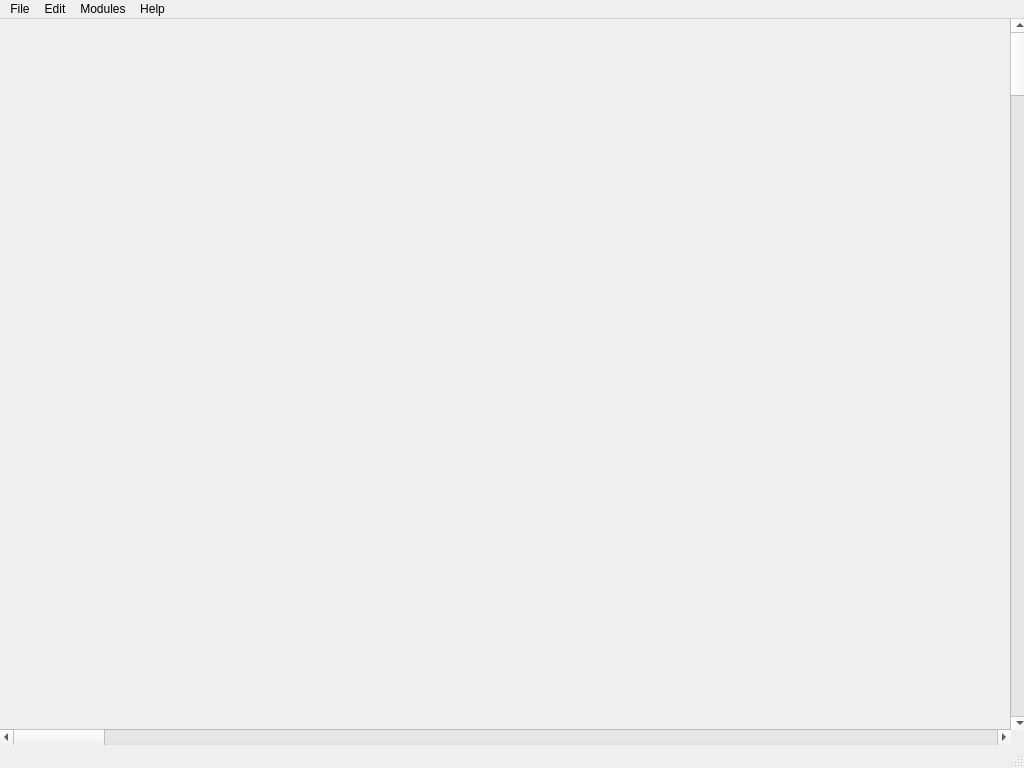
<?xml version="1.0" encoding="UTF-8"?>
<ui version="4.0">
 <class>EntryForm</class>
 <widget class="QMainWindow" name="EntryForm">
  <property name="geometry">
   <rect>
    <x>0</x>
    <y>0</y>
    <width>1024</width>
    <height>768</height>
   </rect>
  </property>
  <property name="windowTitle">
   <string>EntryForm</string>
  </property>
  <widget class="QWidget" name="centralwidget">
   <widget class="QScrollBar" name="horizontalScrollBar">
    <property name="geometry">
     <rect>
      <x>0</x>
      <y>710</y>
      <width>1011</width>
      <height>16</height>
     </rect>
    </property>
    <property name="sizePolicy">
     <sizepolicy hsizetype="Minimum" vsizetype="Expanding">
      <horstretch>0</horstretch>
      <verstretch>0</verstretch>
     </sizepolicy>
    </property>
    <property name="orientation">
     <enum>Qt::Horizontal</enum>
    </property>
   </widget>
   <widget class="QScrollBar" name="verticalScrollBar">
    <property name="geometry">
     <rect>
      <x>1010</x>
      <y>0</y>
      <width>20</width>
      <height>711</height>
     </rect>
    </property>
    <property name="orientation">
     <enum>Qt::Vertical</enum>
    </property>
   </widget>
   <widget class="QWidget" name="drawingWidget" native="true">
    <property name="geometry">
     <rect>
      <x>0</x>
      <y>0</y>
      <width>1011</width>
      <height>711</height>
     </rect>
    </property>
   </widget>
  </widget>
  <widget class="QMenuBar" name="menubar">
   <property name="geometry">
    <rect>
     <x>0</x>
     <y>0</y>
     <width>1024</width>
     <height>25</height>
    </rect>
   </property>
   <property name="contextMenuPolicy">
    <enum>Qt::DefaultContextMenu</enum>
   </property>
   <property name="autoFillBackground">
    <bool>false</bool>
   </property>
   <property name="defaultUp">
    <bool>false</bool>
   </property>
   <widget class="QMenu" name="menuFile">
    <property name="title">
     <string>File</string>
    </property>
    <addaction name="actionNew_map"/>
    <addaction name="actionOpen_map"/>
    <addaction name="actionSave_as"/>
    <addaction name="actionSave"/>
    <addaction name="actionProperties"/>
    <addaction name="separator"/>
    <addaction name="actionQuit"/>
   </widget>
   <widget class="QMenu" name="menuEdit">
    <property name="title">
     <string>Edit</string>
    </property>
   </widget>
   <widget class="QMenu" name="menuHelp">
    <property name="title">
     <string>Help</string>
    </property>
   </widget>
   <widget class="QMenu" name="menuUnits">
    <property name="title">
     <string>Modules</string>
    </property>
    <addaction name="actionUnit_Module"/>
    <addaction name="actionTile_Module"/>
    <addaction name="actionObject_Modules"/>
    <addaction name="actionProjectile_Modules"/>
    <addaction name="actionModifier_Module"/>
   </widget>
   <addaction name="menuFile"/>
   <addaction name="menuEdit"/>
   <addaction name="menuUnits"/>
   <addaction name="menuHelp"/>
  </widget>
  <widget class="QStatusBar" name="statusbar"/>
  <action name="actionNew_map">
   <property name="text">
    <string>New map</string>
   </property>
   <property name="iconVisibleInMenu">
    <bool>false</bool>
   </property>
  </action>
  <action name="actionOpen_map">
   <property name="text">
    <string>Open map</string>
   </property>
  </action>
  <action name="actionSave_as">
   <property name="text">
    <string>Save as..</string>
   </property>
  </action>
  <action name="actionSave">
   <property name="text">
    <string>Save</string>
   </property>
  </action>
  <action name="actionProperties">
   <property name="text">
    <string>Properties</string>
   </property>
  </action>
  <action name="actionQuit">
   <property name="text">
    <string>Quit</string>
   </property>
  </action>
  <action name="actionUnit_Module">
   <property name="text">
    <string>Unit Module</string>
   </property>
  </action>
  <action name="actionTile_Module">
   <property name="text">
    <string>Tile Module</string>
   </property>
  </action>
  <action name="actionObject_Modules">
   <property name="text">
    <string>Object Module</string>
   </property>
  </action>
  <action name="actionProjectile_Modules">
   <property name="text">
    <string>Projectile Module</string>
   </property>
  </action>
  <action name="actionModifier_Module">
   <property name="text">
    <string>Modifier Module</string>
   </property>
  </action>
 </widget>
 <resources/>
 <connections/>
</ui>
